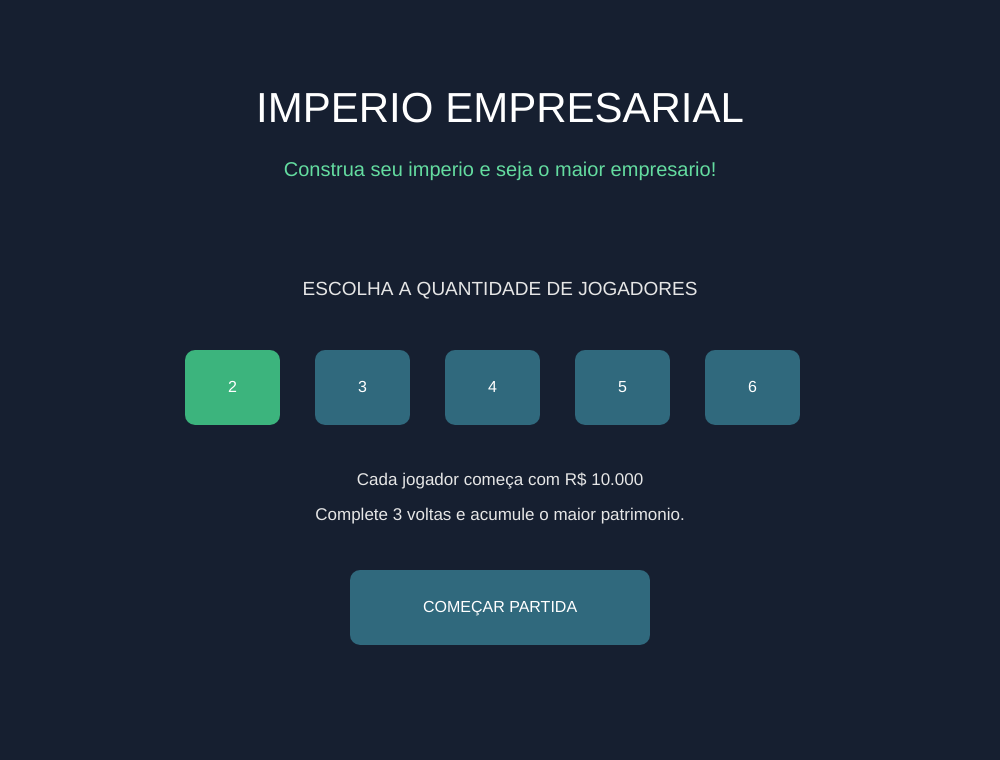
Frame 1 (no input)
Frame 60 (no input): identical to frame 1, image omitted
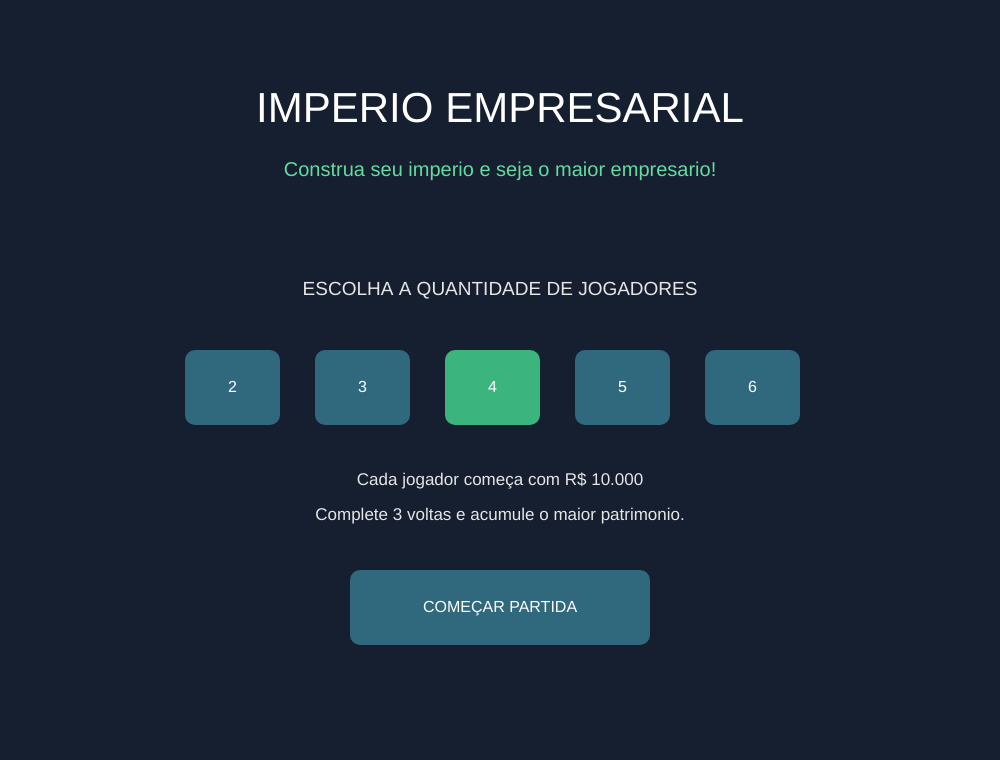
Frame 120 (the mouse pressed at the canvas centre since frame 60)

The p5.js sketch that drew these frames (run headless with seeded random() and noise() and a simulated clock; from frame 60 on, the mouse is pressed at the canvas centre):

// p5.js sketch
// ── sketch.js

let tela = "inicio";
let quantidadeJogadores = 2;
let jogadores = [];
let jogadorAtual = 0;
let casas = [];
let botoes = [];
let dado = 1;
let mensagem = "Bem-vindo ao Império Empresarial!";
let acaoPendente = null;
let rodadas = 3;
let jogoFinalizado = false;

const cores = [
  [255, 85, 85],
  [65, 160, 255],
  [255, 195, 55],
  [100, 220, 145],
  [190, 120, 255],
  [255, 135, 195]
];

function setup() {
  createCanvas(1000, 760);
  textFont("Arial");
  textAlign(CENTER, CENTER);
  criarTabuleiro();
}

function criarTabuleiro() {
  casas = [
    {tipo:"inicio", nome:"INICIO"},
    {tipo:"evento", nome:"SORTE"},
    {tipo:"empresa", nome:"PADARIA", preco:2000, aluguel:400},
    {tipo:"evento", nome:"EVENTO"},
    {tipo:"empresa", nome:"MERCADO", preco:3000, aluguel:600},
    {tipo:"imposto", nome:"IMPOSTO"},
    {tipo:"investir", nome:"INVESTIR"},
    {tipo:"empresa", nome:"RESTAURANTE", preco:4000, aluguel:800},
    {tipo:"bonus", nome:"BONUS"},
    {tipo:"empresa", nome:"LOJA", preco:2500, aluguel:500},
    {tipo:"evento", nome:"SORTE"},
    {tipo:"descanso", nome:"PAUSA"},
    {tipo:"empresa", nome:"FABRICA", preco:5000, aluguel:1000},
    {tipo:"imposto", nome:"IMPOSTO"},
    {tipo:"empresa", nome:"HOTEL", preco:6000, aluguel:1200},
    {tipo:"investir", nome:"INVESTIR"},
    {tipo:"evento", nome:"EVENTO"},
    {tipo:"empresa", nome:"SHOPPING", preco:7000, aluguel:1500},
    {tipo:"descanso", nome:"PAUSA"},
    {tipo:"empresa", nome:"TECNOLOGIA", preco:8000, aluguel:1800},
    {tipo:"bonus", nome:"BONUS"},
    {tipo:"investir", nome:"INVESTIR"},
    {tipo:"evento", nome:"SORTE"},
    {tipo:"descanso", nome:"PAUSA"}
  ];

  for (let c of casas) {
    c.dono = -1;
  }
}

function iniciarJogo() {
  jogadores = [];

  for (let i = 0; i < quantidadeJogadores; i++) {
    jogadores.push({
      nome: "Jogador " + (i + 1),
      cor: cores[i],
      dinheiro: 10000,
      posicao: 0,
      voltas: 0,
      investimentos: 0
    });
  }

  jogadorAtual = 0;
  dado = 1;
  acaoPendente = null;
  jogoFinalizado = false;
  mensagem = "A partida começou!";
  tela = "jogo";
}

function draw() {
  background(22, 31, 48);
  botoes = [];

  if (tela === "inicio") {
    desenharInicio();
  } else if (tela === "jogo") {
    desenharJogo();
  } else {
    desenharFinal();
  }
}

// =================================
// TELA INICIAL
// =================================

function desenharInicio() {
  fill(255);
  textSize(42);
  text("IMPERIO EMPRESARIAL", width / 2, 110);

  fill(100, 220, 160);
  textSize(20);
  text("Construa seu imperio e seja o maior empresario!",
       width / 2, 170);

  fill(230);
  textSize(19);
  text("ESCOLHA A QUANTIDADE DE JOGADORES",
       width / 2, 290);

  for (let i = 2; i <= 6; i++) {
    let x = 185 + (i - 2) * 130;

    criarBotao(
      String(i),
      x, 350, 95, 75,
      () => quantidadeJogadores = i,
      quantidadeJogadores === i
    );
  }

  fill(230);
  textSize(17);
  text("Cada jogador começa com R$ 10.000",
       width / 2, 480);

  text("Complete 3 voltas e acumule o maior patrimonio.",
       width / 2, 515);

  criarBotao("COMEÇAR PARTIDA",
    350, 570, 300, 75, iniciarJogo);
}

// =================================
// POSICOES DO TABULEIRO
// =================================

function posicaoCasa(i) {
  let col, row;
  let x = 25;
  let y = 75;
  let tamanho = 75;
  let espaco = 4;

  if (i <= 6) {
    col = i;
    row = 0;
  } else if (i <= 11) {
    col = 6;
    row = i - 6;
  } else if (i <= 18) {
    col = 18 - i;
    row = 6;
  } else {
    col = 0;
    row = 24 - i;
  }

  return {
    x: x + col * (tamanho + espaco),
    y: y + row * (tamanho + espaco),
    tamanho: tamanho
  };
}

function corCasa(tipo) {
  if (tipo === "inicio") return [70, 190, 120];
  if (tipo === "empresa") return [65, 110, 180];
  if (tipo === "imposto") return [210, 80, 80];
  if (tipo === "bonus") return [220, 170, 50];
  if (tipo === "investir") return [145, 90, 200];
  if (tipo === "evento") return [210, 120, 60];
  return [80, 95, 115];
}

// =================================
// DESENHAR TABULEIRO
// =================================

function desenharTabuleiro() {
  for (let i = 0; i < casas.length; i++) {
    let p = posicaoCasa(i);
    let c = casas[i];

    fill(...corCasa(c.tipo));
    stroke(255, 100);
    strokeWeight(1);
    rect(p.x, p.y, p.tamanho, p.tamanho, 8);

    noStroke();
    fill(255);
    textSize(10);
    text(c.nome, p.x + 37, p.y + 17);

    if (c.tipo === "empresa") {
      textSize(10);
      text("R$" + c.preco, p.x + 37, p.y + 37);

      if (c.dono !== -1) {
        fill(...jogadores[c.dono].cor);
        circle(p.x + 37, p.y + 60, 15);
      }
    }

    if (c.tipo === "inicio") {
      textSize(10);
      text("SAIDA", p.x + 37, p.y + 43);
    }

    for (let j = 0; j < jogadores.length; j++) {
      if (jogadores[j].posicao === i) {
        let coluna = j % 3;
        let linha = floor(j / 3);

        let px = p.x + 18 + coluna * 19;
        let py = p.y + 65 + linha * 12;

        fill(...jogadores[j].cor);
        stroke(255);
        circle(px, py, 15);
        noStroke();
      }
    }
  }

  fill(35, 48, 70);
  rect(110, 170, 335, 315, 15);

  fill(255);
  textSize(24);
  text("IMPERIO", 277, 225);
  text("EMPRESARIAL", 277, 260);

  fill(100, 220, 160);
  textSize(18);
  text("Construa seu negocio!", 277, 320);

  fill(220);
  textSize(15);
  text("Compre empresas", 277, 370);
  text("Invista e receba alugueis", 277, 400);
  text("Acumule seu patrimonio", 277, 430);
}

// =================================
// PAINEL DO JOGO
// =================================

function desenharJogo() {
  desenharTabuleiro();

  fill(255);
  textAlign(LEFT, CENTER);
  textSize(23);
  text("PAINEL DOS EMPRESARIOS", 575, 48);
  textAlign(CENTER, CENTER);

  for (let i = 0; i < jogadores.length; i++) {
    let j = jogadores[i];
    let x = 575;
    let y = 85 + i * 70;

    fill(42, 55, 77);
    rect(x, y, 395, 62, 10);

    fill(...j.cor);
    circle(x + 25, y + 31, 20);

    fill(255);
    textAlign(LEFT, CENTER);
    textSize(14);
    text(j.nome, x + 48, y + 16);

    textSize(12);
    text("Caixa: R$ " + j.dinheiro.toLocaleString("pt-BR"),
         x + 48, y + 42);

    fill(180);
    textAlign(RIGHT, CENTER);
    text("Voltas: " + j.voltas + "/3", x + 375, y + 17);
    text("Patrimonio: R$ " +
      patrimonio(i).toLocaleString("pt-BR"),
      x + 375, y + 42);

    textAlign(CENTER, CENTER);
  }

  let atual = jogadores[jogadorAtual];

  fill(255);
  textSize(19);
  text("VEZ DE " + atual.nome.toUpperCase(), 775, 550);

  fill(...atual.cor);
  circle(775, 585, 25);

  fill(255);
  textSize(20);
  text("DADO: " + dado, 775, 620);

  if (!acaoPendente && !jogoFinalizado) {
    criarBotao("LANCAR DADO",
      640, 675, 270, 60, jogarDado);
  }

  if (acaoPendente) {
    desenharAcao();
  }

  fill(200);
  textSize(12);
  text("Cada jogador completa 3 voltas.",
       775, 745);
}

// =================================
// DADOS E MOVIMENTACAO
// =================================

function jogarDado() {
  if (acaoPendente || jogoFinalizado) return;

  let j = jogadores[jogadorAtual];

  dado = floor(random(1, 7));

  let nova = j.posicao + dado;

  if (nova >= 24) {
    j.voltas++;
    j.dinheiro += 1000;
    mensagem = j.nome +
      " passou pelo inicio e recebeu R$ 1.000!";
  }

  j.posicao = nova % 24;

  resolverCasa();
}

// =================================
// RESOLVER CASA
// =================================

function resolverCasa() {
  let j = jogadores[jogadorAtual];
  let c = casas[j.posicao];

  if (c.tipo === "inicio") {
    mensagem = "Voce chegou ao inicio!";
    proximoJogador();
    return;
  }

  if (c.tipo === "empresa") {
    if (c.dono === -1) {
      mensagem = "Empresa disponivel para compra!";
      acaoPendente = "empresa";
      return;
    }

    if (c.dono === jogadorAtual) {
      mensagem = "Esta empresa ja pertence a voce!";
      proximoJogador();
      return;
    }

    let aluguel = c.aluguel;
    let dono = jogadores[c.dono];

    let pagamento = min(j.dinheiro, aluguel);
    j.dinheiro -= pagamento;
    dono.dinheiro += pagamento;

    mensagem = j.nome + " pagou R$ " +
      pagamento + " de aluguel para " + dono.nome + ".";

    proximoJogador();
    return;
  }

  if (c.tipo === "imposto") {
    let imposto = min(j.dinheiro, 1000);
    j.dinheiro -= imposto;
    mensagem = "Voce pagou R$ " + imposto + " de impostos!";
    proximoJogador();
    return;
  }

  if (c.tipo === "bonus") {
    let premio = floor(random(500, 2001));
    j.dinheiro += premio;
    mensagem = "Parabens! Voce recebeu R$ " + premio + " de bonus!";
    proximoJogador();
    return;
  }

  if (c.tipo === "investir") {
    mensagem = "Deseja investir no mercado financeiro?";
    acaoPendente = "investir";
    return;
  }

  if (c.tipo === "evento") {
    eventoAleatorio();
    proximoJogador();
    return;
  }

  if (c.tipo === "descanso") {
    mensagem = "Dia tranquilo! Nenhuma movimentacao financeira.";
    proximoJogador();
    return;
  }
}

// =================================
// EVENTOS ALEATORIOS
// =================================

function eventoAleatorio() {
  let j = jogadores[jogadorAtual];

  let eventos = [
    {texto:"Voce conseguiu um grande cliente! +R$ 1.500", dinheiro:1500},
    {texto:"Despesas inesperadas! -R$ 1.000", dinheiro:-1000},
    {texto:"Campanha de marketing deu certo! +R$ 2.000", dinheiro:2000},
    {texto:"Premio empresarial! +R$ 800", dinheiro:800},
    {texto:"Manutencao de equipamentos! -R$ 700", dinheiro:-700},
    {texto:"Venda especial! +R$ 1.200", dinheiro:1200}
  ];

  let e = random(eventos);
  j.dinheiro += e.dinheiro;

  mensagem = e.texto;
}

// =================================
// ACOES DE COMPRA E INVESTIMENTO
// =================================

function desenharAcao() {
  fill(20, 30, 48);
  rect(570, 510, 410, 220, 12);

  fill(255);
  textSize(15);
  text(mensagem, 775, 540, 380, 45);

  if (acaoPendente === "empresa") {
    let c = casas[jogadores[jogadorAtual].posicao];

    fill(255);
    textSize(13);
    text("Preco: R$ " + c.preco +
      " | Aluguel: R$ " + c.aluguel,
      775, 590);

    criarBotao("COMPRAR",
      590, 625, 175, 50, comprarEmpresa);

    criarBotao("PASSAR",
      780, 625, 175, 50, () => {
        acaoPendente = null;
        proximoJogador();
      });
  }

  if (acaoPendente === "investir") {
    fill(255);
    textSize(13);
    text("Invista R$ 1.000 e receba R$ 1.500 em patrimonio.",
      775, 590, 380, 35);

    criarBotao("INVESTIR",
      590, 630, 175, 50, investir);

    criarBotao("PASSAR",
      780, 630, 175, 50, () => {
        acaoPendente = null;
        proximoJogador();
      });
  }
}

function comprarEmpresa() {
  let j = jogadores[jogadorAtual];
  let c = casas[j.posicao];

  if (j.dinheiro >= c.preco) {
    j.dinheiro -= c.preco;
    c.dono = jogadorAtual;
    mensagem = j.nome + " comprou " + c.nome + "!";
  } else {
    mensagem = "Dinheiro insuficiente para comprar!";
  }

  acaoPendente = null;
  proximoJogador();
}

function investir() {
  let j = jogadores[jogadorAtual];

  if (j.dinheiro >= 1000) {
    j.dinheiro -= 1000;
    j.investimentos += 1500;
    mensagem = "Investimento realizado! Patrimonio investido: R$ 1.500.";
  } else {
    mensagem = "Dinheiro insuficiente para investir!";
  }

  acaoPendente = null;
  proximoJogador();
}

// =================================
// CALCULO DE PATRIMONIO
// =================================

function patrimonio(indice) {
  let j = jogadores[indice];
  let total = j.dinheiro + j.investimentos;

  for (let c of casas) {
    if (c.dono === indice) {
      total += c.preco;
    }
  }

  return total;
}

// =================================
// PROXIMO JOGADOR
// =================================

function proximoJogador() {
  if (jogadores.every(j => j.voltas >= rodadas)) {
    finalizarJogo();
    return;
  }

  let tentativas = 0;

  do {
    jogadorAtual = (jogadorAtual + 1) % jogadores.length;
    tentativas++;
  } while (
    jogadores[jogadorAtual].voltas >= rodadas &&
    tentativas <= jogadores.length
  );
}

// =================================
// FINALIZAR PARTIDA
// =================================

function finalizarJogo() {
  jogoFinalizado = true;
  tela = "final";
}

// =================================
// TELA FINAL E CLASSIFICACAO
// =================================

function desenharFinal() {
  fill(255);
  textSize(38);
  text("FIM DO JOGO!", width / 2, 85);

  let ranking = jogadores.slice().sort(
    (a, b) => patrimonio(jogadores.indexOf(b)) -
              patrimonio(jogadores.indexOf(a))
  );

  let vencedor = ranking[0];

  fill(...vencedor.cor);
  textSize(27);
  text("CAMPEAO: " + vencedor.nome.toUpperCase(),
       width / 2, 155);

  fill(100, 220, 160);
  textSize(22);
  text("Patrimonio: R$ " +
    patrimonio(jogadores.indexOf(vencedor)).toLocaleString("pt-BR"),
    width / 2, 205);

  fill(255);
  textSize(20);
  text("CLASSIFICACAO FINAL", width / 2, 280);

  for (let i = 0; i < ranking.length; i++) {
    let j = ranking[i];
    let original = jogadores.indexOf(j);

    fill(40, 55, 78);
    rect(220, 315 + i * 55, 560, 45, 10);

    fill(...j.cor);
    circle(250, 337 + i * 55, 20);

    fill(255);
    textAlign(LEFT, CENTER);
    textSize(16);
    text((i + 1) + " - " + j.nome, 280, 337 + i * 55);

    textAlign(RIGHT, CENTER);
    text("R$ " + patrimonio(original).toLocaleString("pt-BR"),
         755, 337 + i * 55);

    textAlign(CENTER, CENTER);
  }

  criarBotao("JOGAR NOVAMENTE",
    350, 680, 300, 60, () => {
      criarTabuleiro();
      tela = "inicio";
    });
}

// =================================
// CRIACAO DE BOTOES
// =================================

function criarBotao(rotulo, x, y, w, h, acao, selecionado = false) {
  let ativo =
    mouseX >= x && mouseX <= x + w &&
    mouseY >= y && mouseY <= y + h;

  if (selecionado) {
    fill(60, 180, 125);
  } else if (ativo) {
    fill(75, 150, 180);
  } else {
    fill(48, 105, 125);
  }

  noStroke();
  rect(x, y, w, h, 10);

  fill(255);
  textSize(16);
  text(rotulo, x + w / 2, y + h / 2);

  botoes.push({x, y, w, h, acao});
}

function mousePressed() {
  for (let b of botoes) {
    if (
      mouseX >= b.x && mouseX <= b.x + b.w &&
      mouseY >= b.y && mouseY <= b.y + b.h
    ) {
      b.acao();
      return false;
    }
  }
}

function touchStarted() {
  mousePressed();
  return false;
}
